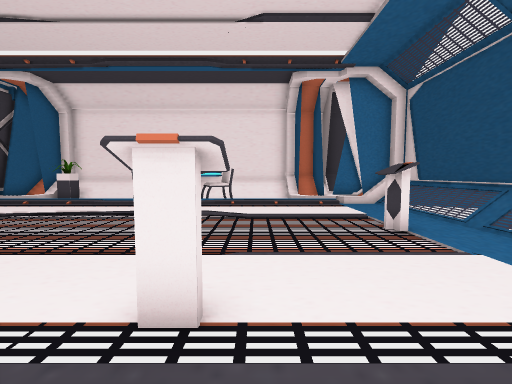
view 1 (above)

12 first-person views from a walk through a Unity game level. The camera is 1.3 m above the floor, tilts 4° down and sees 90° across. The floor is counted in squares, 1 m on a side. Each view is taken from the middle of a square. On the plan, view 1 faces up. The plan holds only what a view shows up to about 13 squares ahead; the rest is blank. The player is left out.

view 2
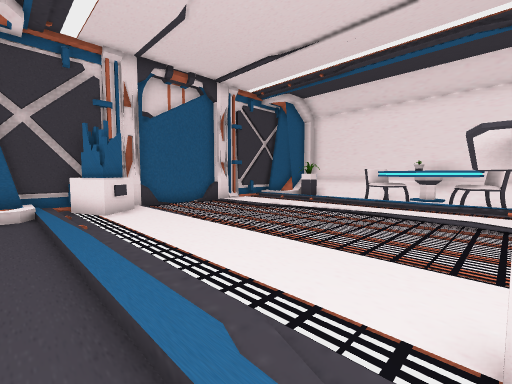

view 3
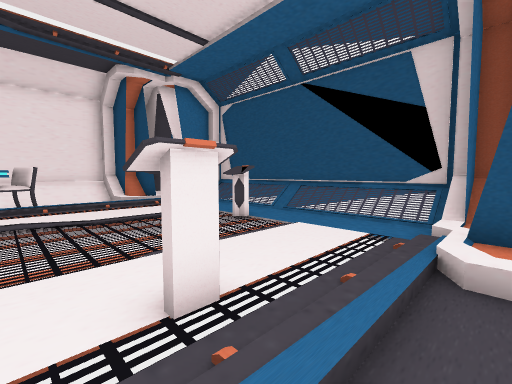

view 4
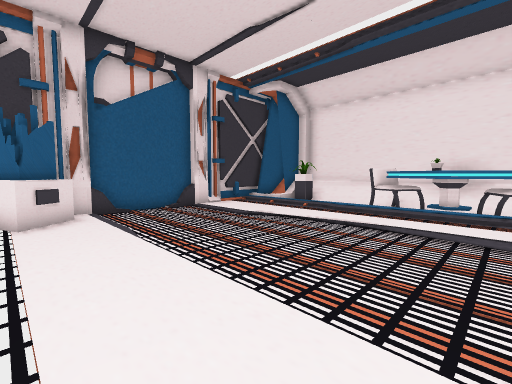

view 5
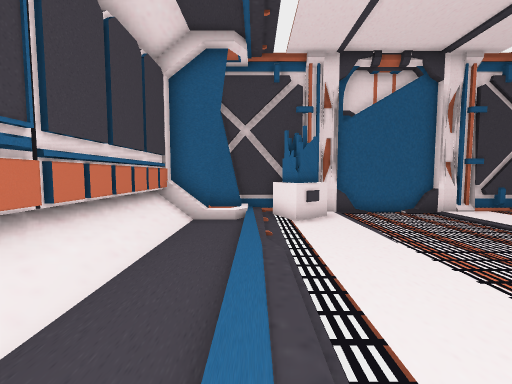

view 6
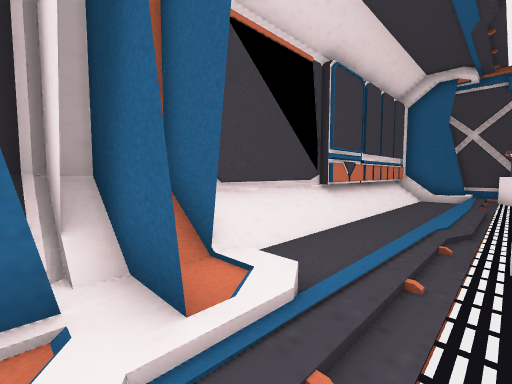

view 7
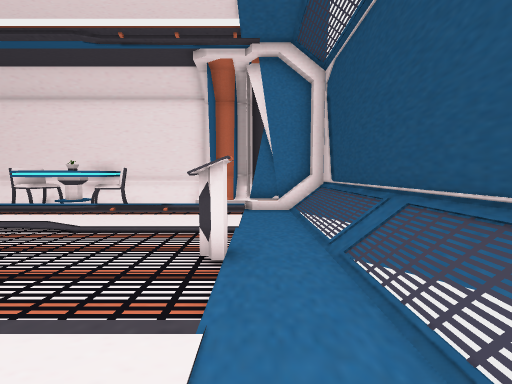

view 8
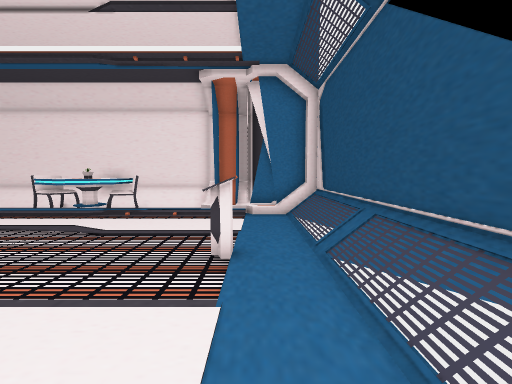

view 9
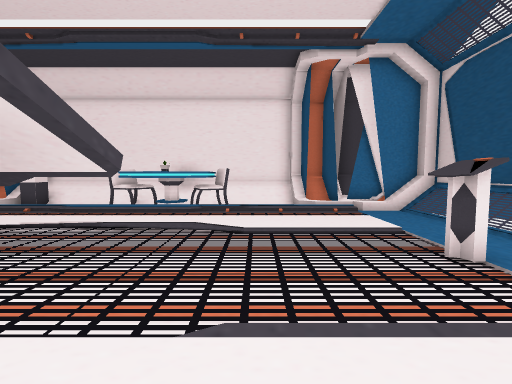

view 10
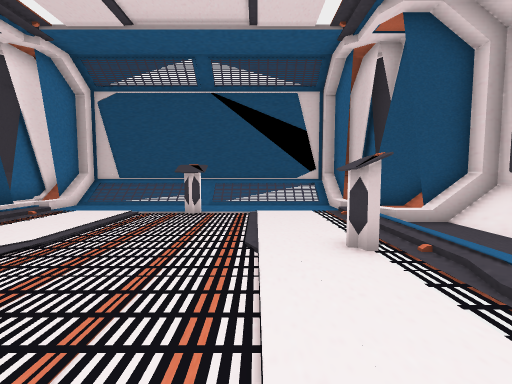

view 11
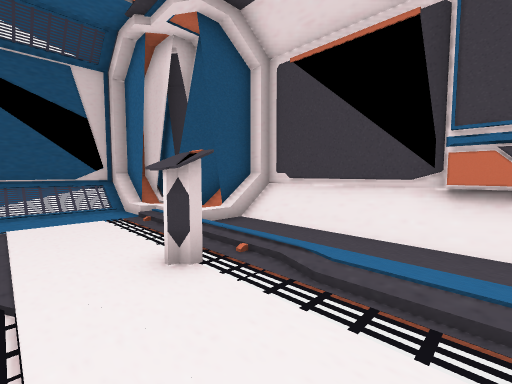

view 12
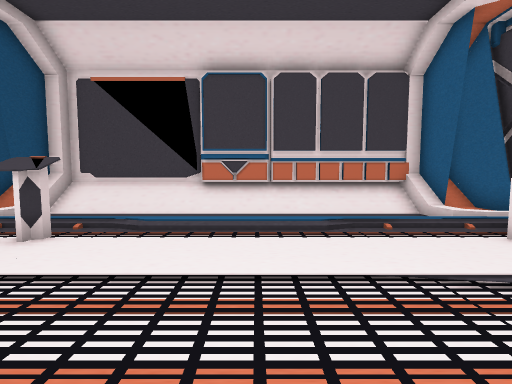

### Floor plan
Key: @ floor where view 1 was taken; # wall or solid block; . main floor; : floor 0.25 m higher than the main floor; / step, stairs or slope; = window, fence, low wall or low ledge; O other object.
Columns run from 12 left of view 1 to 7 right of it. Each row starts with its distance up from view 1.
 15       #######
 14  #######OOO#####
 13 ##OO..OOOOOO..####
 12 # O   OOOOOO  /#:##
 11 #/////::OO////////##
 10 #................./=
  9 #................./=
  8 #................./=
  7 #................./=
  6 #..............O../=
  5 #................./=
  4 #................./=
  3 ###.............../=
  2 ###........O....../=
  1 #/////::::////////##
  0 #//.........@.:####
 -1 #/#///////////###
 -2 ################

Positions as (right, up) in squares from view 1, and headings:
1: (0, 0), facing up
2: (-1, 0), facing up-left
3: (-2, 0), facing up-right
4: (-2, 2), facing up-left
5: (-2, 1), facing left
6: (4, 2), facing down-left
7: (4, 2), facing up
8: (4, 1), facing up
9: (0, 2), facing up
10: (-5, 4), facing right
11: (-4, 4), facing down-right
12: (-5, 7), facing down
